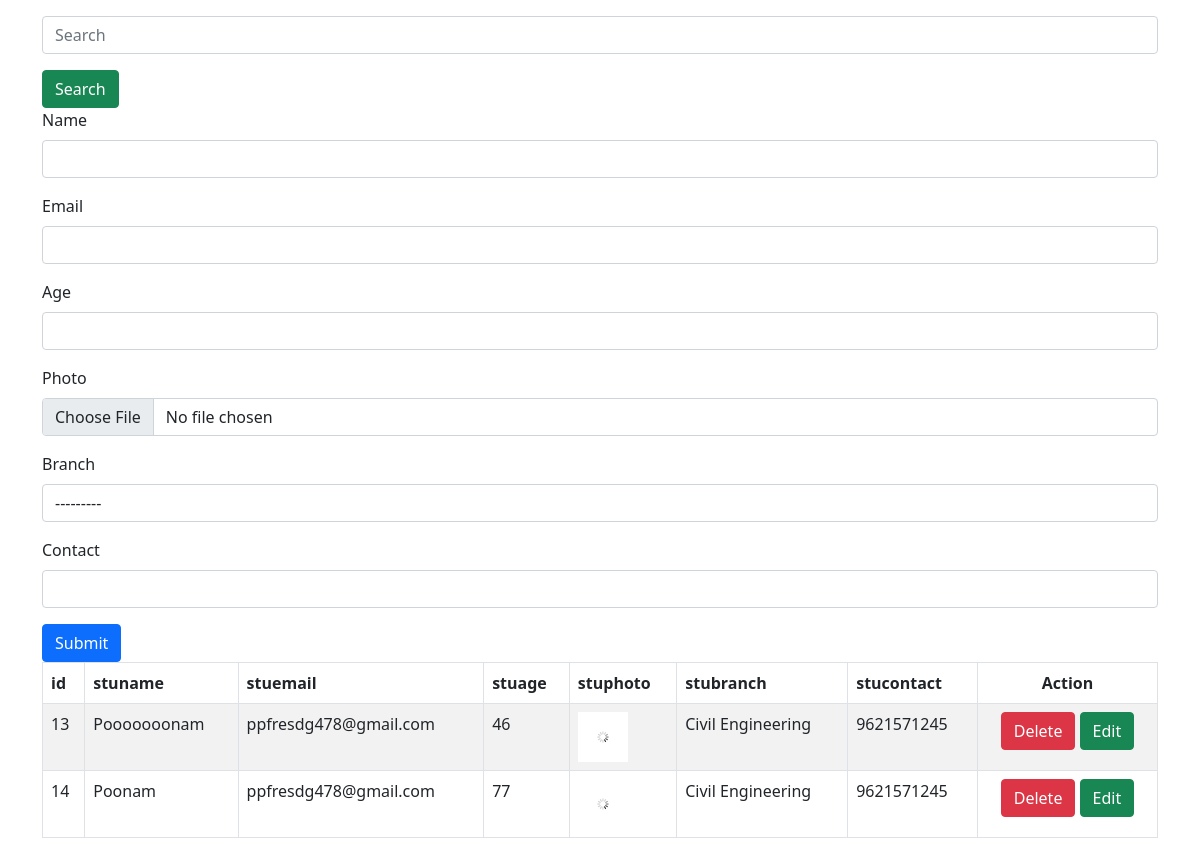
The page / on the database its author committed.
### enroll/models.py (models this page shows, shortened)
class Student(models.Model):
    stuname = models.CharField(max_length=100,null=True, blank=True)
    stuemail = models.EmailField(max_length=150,null=True, blank=True)
    stuage = models.IntegerField()
    stuphoto = models.ImageField(upload_to='photos/', null=True, blank=True)
    stubranch = models.CharField(max_length=100, choices=STUDENT_BRANCH_CHOICES,null=True, blank=True)
    stucontact = models.CharField(max_length=20,null=True, blank=True)  # Changed to CharField for flexibility

### enroll/views.py (the view)
# urls.py: 2. Add a URL to urlpatterns:  path('', views.home, name='home')
def home(request):
    query = request.GET.get('search')
    if query:
        students = Student.objects.filter(stuname__icontains=query)
    else:
        students = Student.objects.all()
    return render(request, "enroll/index.html", {'data': students})

### enroll/templates/enroll/index.html (shortened to what this page needs)
<!DOCTYPE html>
<html lang="en">
<head>
    <link href="https://cdn.jsdelivr.net/npm/bootstrap@5.0.2/dist/css/bootstrap.min.css" rel="stylesheet"
>
</head>
<body>
    <div class="container">
        <div class="row">
            <div class="col-md-12">
                <form >
                    <div>
                        <input class="form-control mt-3 " type="text" name="search" placeholder="Search" aria-label="Search">
                    </div>
                    <button class="btn btn-success mt-3" type="submit">Search</button>
                </form>
                <form method="POST" action="{% url 'postdata' %}" enctype="multipart/form-data">
                    <div class="mb-3">
                        <label for="id_stuname" class="form-label">Name</label>
                        <input type="text" name="stuname" required class="form-control">
                    </div>
                    <div class="mb-3">
                        <label for="id_stuemail" class="form-label">Email</label>
                        <input type="email" name="stuemail" required class="form-control">
                    </div>
                    <div class="mb-3">
                        <label for="id_stuage" class="form-label">Age</label>
                        <input type="number" name="stuage" required class="form-control">
                    </div>
                    <div class="mb-3">
                        <label for="id_stuphoto" class="form-label">Photo</label>
                        <input type="file" name="stuphoto" required class="form-control">
                    </div>
                    <div class="mb-3">
                        <label for="id_stubranch" class="form-label">Branch</label>
                        <select name="stubranch" class="form-control">
                            <option value="" selected>---------</option>
                        </select>
                    </div>
                    <div class="mb-3">
                        <label for="id_stucontact" class="form-label">Contact</label>
                        <input type="text" name="stucontact" maxlength="10" id="id_stucontact" required class="form-control">
                    </div>
                    <button type="submit" class="btn btn-primary">Submit</button>
                </form>
            </div>
            <div class="col-md-12">
                <table class="table table-striped table-bordered">
                    <thead>
                        <tr>
                            <th>id</th>
                            <th scope="col">stuname</th>
                            <th scope="col">stuemail</th>
                            <th scope="col">stuage</th>
                            <th scope="col">stuphoto</th>
                            <th scope="col">stubranch</th>
                            <th scope="col">stucontact</th>
                            <th class="text-center">Action</th>
                        </tr>
                    </thead>
                    <tbody>
                        {% for stu in data %}
                        <tr>
                            <td>{{ stu.id }}</td>
                            <td>{{ stu.stuname }}</td>
                            <td>{{ stu.stuemail }}</td>
                            <td>{{ stu.stuage }}</td>
                            <td>
                                {% if stu.stuphoto %}
                                <img src="{{ stu.stuphoto.url }}" alt="Student Photo" style="max-width: 50px;">
                                {% else %}
                                No Photo Available
                                {% endif %}
                            </td>
                            <td>{{ stu.get_stubranch_display }}</td>
                            <td>{{ stu.stucontact }}</td>
                            <td class="text-center">
                                <a href="{% url 'studelete' stu.id %}" class="btn btn-danger">Delete</a>
                                <a href="{% url 'stuedit' stu.id %}" class="btn btn-success">Edit</a>
                            </td>
                        </tr>
                        {% endfor %}
                    </tbody>
                </table>
            </div>
        </div>
    </div>
</body>
</html>

### rows shown on the page
Student: id "13", stuname "Pooooooonam", stuemail "ppfresdg478@gmail.com", stuage "46", stuphoto (picture), stubranch "Civil Engineering", stucontact "9621571245"
Student: id "14", stuname "Poonam", stuemail "ppfresdg478@gmail.com", stuage "77", stuphoto (picture), stubranch "Civil Engineering", stucontact "9621571245"
